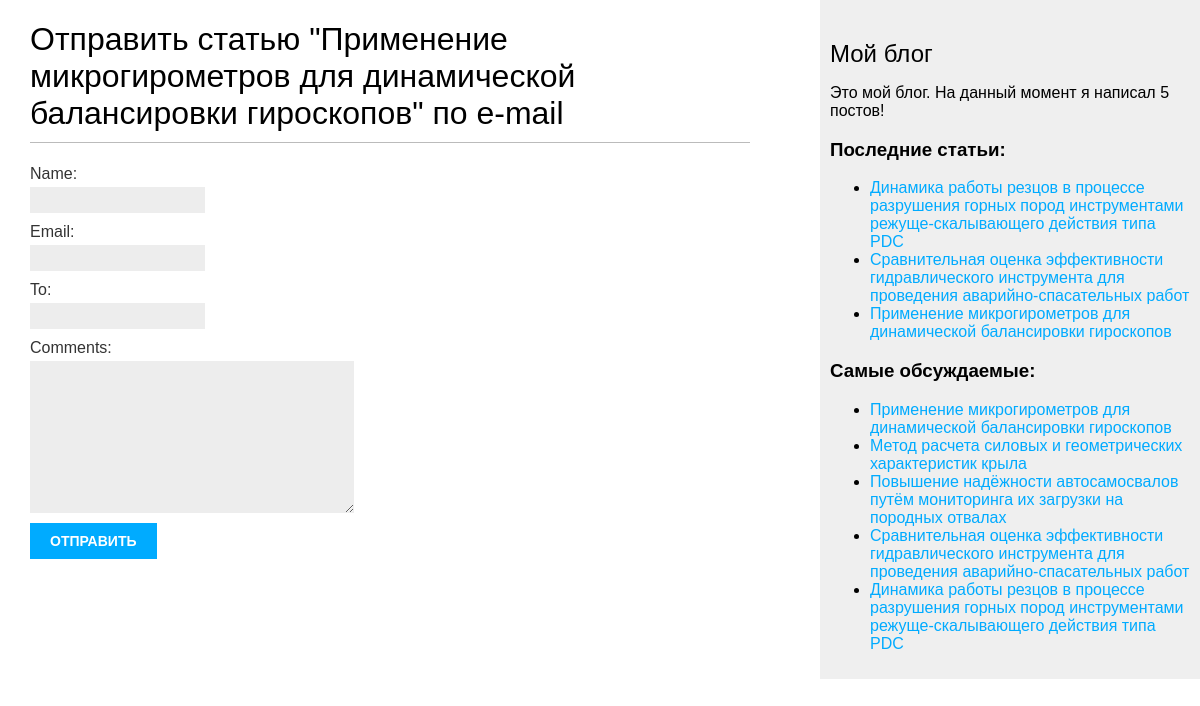
Before: /blog/9/share/ with the older database file.
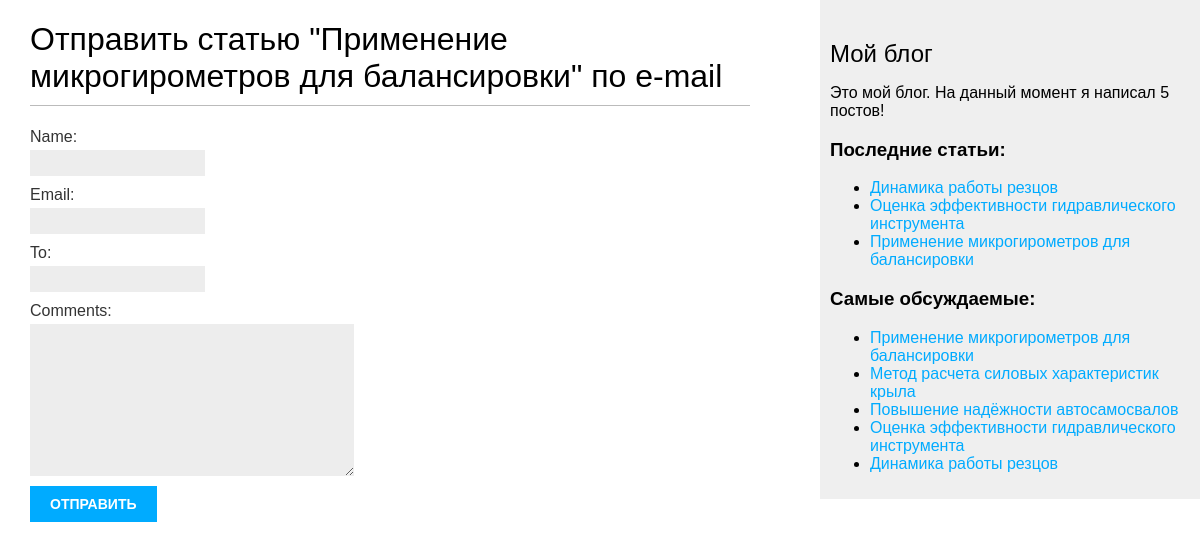
After: the same page with the newer database file.
### blog/models.py (models this page shows, shortened)
class Post(models.Model):
    STATUS_CHOICES = (
        ('draft', 'Отложено'),
        ('published', 'Опубликовано'),
    )
    title = models.CharField(max_length=250)  # Поле заголовка статьи. Тип VARCHAR в базе данных
    slug = models.SlugField(max_length=250, unique_for_date='publish')  # Поле для формирования URL'ов
    author = models.ForeignKey(User, on_delete=models.CASCADE,
                               related_name='blog_posts')  # Внешний ключ, определяющий отношение "один ко многим"
    body = models.TextField()  # Основное содержание статьи, которое будет сохранено в столбце TEXT в SQL базе данных
    publish = models.DateTimeField(
        default=timezone.now)  # Поле даты, сохраняющее дату публикации статьи. Функция 'now' - по умолчанию, и возвращает текущие дату и время
    created = models.DateTimeField(
        auto_now_add=True)  # Это поле даты указывает, когда статья была создана. Параметр 'auto_now_add' - автосохранение при создании объекта
    update = models.DateTimeField(
        auto_now=True)  # Дата и время, указывающие на период, когда статья была отредактирована. Параметр 'auto_now' - указание даты на момент сохранения.
    status = models.CharField(max_length=10, choices=STATUS_CHOICES,
                              default='draft')  # Поле отображения статуса статьи. Параметр CHOICES ограничивает возможные значения из указанного списка.
    objects = models.Manager()  # Менеджер по умолчанию
    published = PublishedManager()  # Новый менеджер
    tags = TaggableManager()
    class Meta:
        ordering = (
            '-publish',)  # Указали Django, порядок сортировки статей по умолчанию — по убыванию (префикс "-") даты публикации поля 'publish'.
    def get_absolute_url(self):
        return reverse('blog:post_detail',
                       args=[self.publish.year,
                             self.publish.month,
                             self.publish.day,
                             self.slug])

### blog/views.py (the view)
# urls.py: path('<int:post_id>/share/', views.post_share, name='post_share'),
def post_share(request, post_id):
    post = get_object_or_404(Post, id=post_id, status='published')  # Получение статьи по идентификатору
    sent = False
    if request.method == 'POST':
        form = EmailPostForm(request.POST)  # Форма была отправлена на сохранение
        if form.is_valid():  # Все поля формы прошли валидацию
            cd = form.cleaned_data
            post_url = request.build_absolute_uri(post.get_absolute_url())
            subject = '{} ({}) рекомендует вам прочитать "{}"'.format(cd['name'], cd['email'], post.title)
            message = 'Read "{}" at {}\n\n{}\'s comments: {}'.format(post.title, post_url, cd['name'], cd['comments'])
            send_mail(subject, message, 'admin@myblog.com', [cd['to']])
            sent = True
    else:  # Отправка электронной почты
        form = EmailPostForm()
    return render(request, 'post/share.html', {'post': post, 'form': form, 'sent': sent})

### blog/forms.py
class EmailPostForm(forms.Form):
    name = forms.CharField(max_length=25)
    email = forms.EmailField()
    to = forms.EmailField()
    comments = forms.CharField(required=False, widget=forms.Textarea)

### blog/models.py (called while the page is built)
    def get_queryset(self):
        return super().get_queryset().filter(status='published')

### blog/templatetags/blog_tags.py (called while the page is built)
@register.simple_tag
def total_posts():
    return Post.published.count()

@register.inclusion_tag('post/latest_posts.html')
def show_latest_posts(count=5):
    latest_posts = Post.published.order_by('-publish')[:count]
    return {'latest_posts': latest_posts}

@register.simple_tag
def get_most_commented_posts(count=5):
    return Post.published.annotate(total_comments=Count('comments')).order_by('-total_comments')[:count]

### blog/templates/post/share.html (shortened to what this page needs)
{% extends "blog/base.html" %}
{% block content %}
    {% if sent %}
        <h1>E-mail успешно отправлен!</h1>
        <p>"{{ post.title }}" был успешно отправлен {{ form.cleaned_data.to }}</p>
        {% else %}
            <h1>Отправить статью "{{ post.title }}" по e-mail</h1>
            <form action="." method="post">
                {{ form.as_p }}
                <input type="submit" value="Отправить">
            </form>
    {% endif %}
{% endblock %}

### blog/templates/blog/base.html (shortened to what this page needs)
{% load blog_tags %}
{% load static %}
<!DOCTYPE html>
<html lang="en">
<head>
    <link href="{% static "/css/blog.css" %}" rel="stylesheet">
</head>
<body>
    <div id="content">
        {% block content %}
        {% endblock %}
    </div>
    <div id="sidebar">
        <h2>Мой блог</h2>
        <p>Это мой блог. На данный момент я написал {% total_posts %} постов!</p>
        <h3>Последние статьи:</h3>
        {% show_latest_posts 3 %}
        <h3>Самые обсуждаемые:</h3>
        {% get_most_commented_posts as most_commented_posts %}
        <ul>
            {% for post in most_commented_posts %}
                <li><a href="{{ post.get_absolute_url }}">{{ post.title }}</a></li>
            {% endfor %}
        </ul>
    </div>
</body>
</html>

### blog/templates/post/latest_posts.html
<ul>
  {% for post in latest_posts %}
    <li><a href="{{ post.get_absolute_url }}">{{ post.title }}</a></li>
  {% endfor %}
</ul>

Changed rows visible on the page:
changed Post: title "Применение микрогирометров для динамической балансировки гироскопов" → "Применение микрогирометров для балансировки"
changed Post: title "Динамика работы резцов в процессе разрушения горных пород инструментами режуще-скалывающего действия типа PDC" → "Динамика работы резцов"
changed Post: title "Сравнительная оценка эффективности гидравлического инструмента для проведения аварийно-спасательных работ" → "Оценка эффективности гидравлического инструмента"
changed Post: title "Метод расчета силовых и геометрических характеристик крыла" → "Метод расчета силовых характеристик крыла"
changed Post: title "Повышение надёжности автосамосвалов путём мониторинга их загрузки на породных отвалах" → "Повышение надёжности автосамосвалов"
